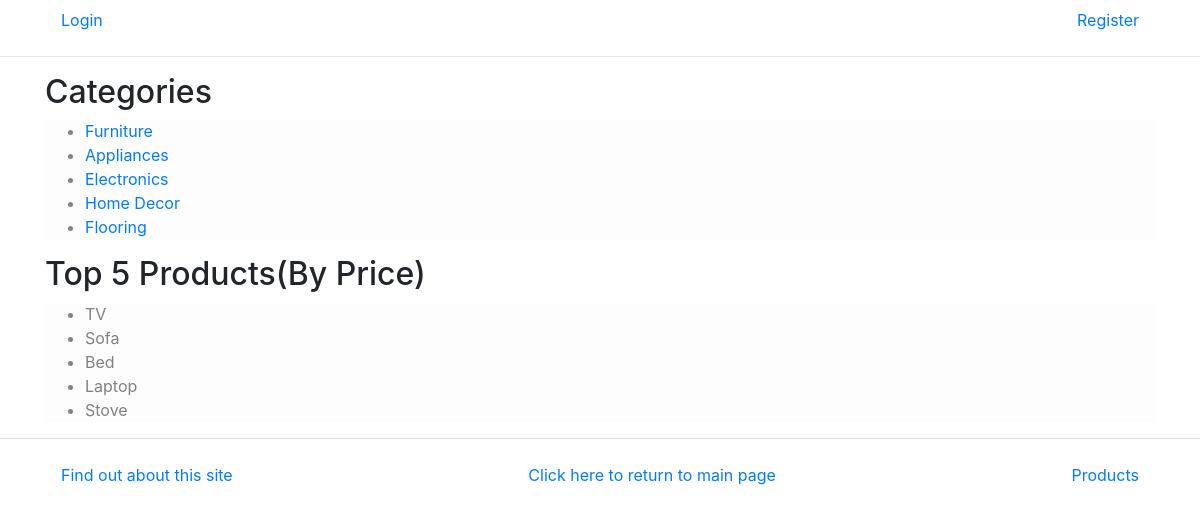
The page /storeapp/ on the database its author committed.
### storeapp/models.py (models this page shows, shortened)
class Category(models.Model):
    name = models.CharField(max_length=200)
    warehouse = models.CharField(max_length=100, null=False, blank=False, default=' ')

class Product(models.Model):
    category = models.ForeignKey(Category, related_name='products', on_delete=models.CASCADE)
    name = models.CharField(max_length=200)
    price = models.DecimalField(max_digits=10, decimal_places=2)
    stock = models.PositiveIntegerField(default=100, validators={})
    available = models.BooleanField(default=True)
    description = models.TextField(max_length=200, null=True, blank=True)
    interested = models.PositiveIntegerField(default=0)
    def __str__(self):
        return self.name

### storeapp/views.py (the view)
# urls.py: path(r'', views.index, name='index'),
def index(request):
    cat_list = Category.objects.all().order_by('id')[:10]
    pro_list = Product.objects.all().order_by('-price')[:5]
    return render(request, 'storeapp/index.html', {'cat_list': cat_list, 'pro_list': pro_list})

### storeapp/templates/storeapp/index.html (shortened to what this page needs)
{% extends 'storeapp/base.html' %}
{% block body_block %}
    {% if cat_list %}
        <h2>Categories</h2>
        <ul class="list-group-item-light">
            {% for cat  in cat_list %}
                <li> <a href="{% url 'storeapp:detail' cat.id %}">{{ cat.name }} </a></li>
            {% endfor %}
        </ul>
        {% if pro_list %}
            <h2>Top 5 Products(By Price)</h2>
            <ul class="list-group-item-light">
                {% for pro  in pro_list %}
                    <li> {{ pro}} </li>
                {% endfor %}
            </ul>
        {% else %}
            <strong>There are no available Products!</strong>
        {% endif %}
    {% else %}
        <strong>There are no available categories!</strong>
    {% endif %}
{% endblock %}

### rows shown on the page
Category: name "Furniture"
Category: name "Appliances"
Category: name "Electronics"
Category: name "Home Decor"
Category: name "Flooring"
Product: name "TV"
Product: name "Sofa"
Product: name "Bed"
Product: name "Laptop"
Product: name "Stove"
